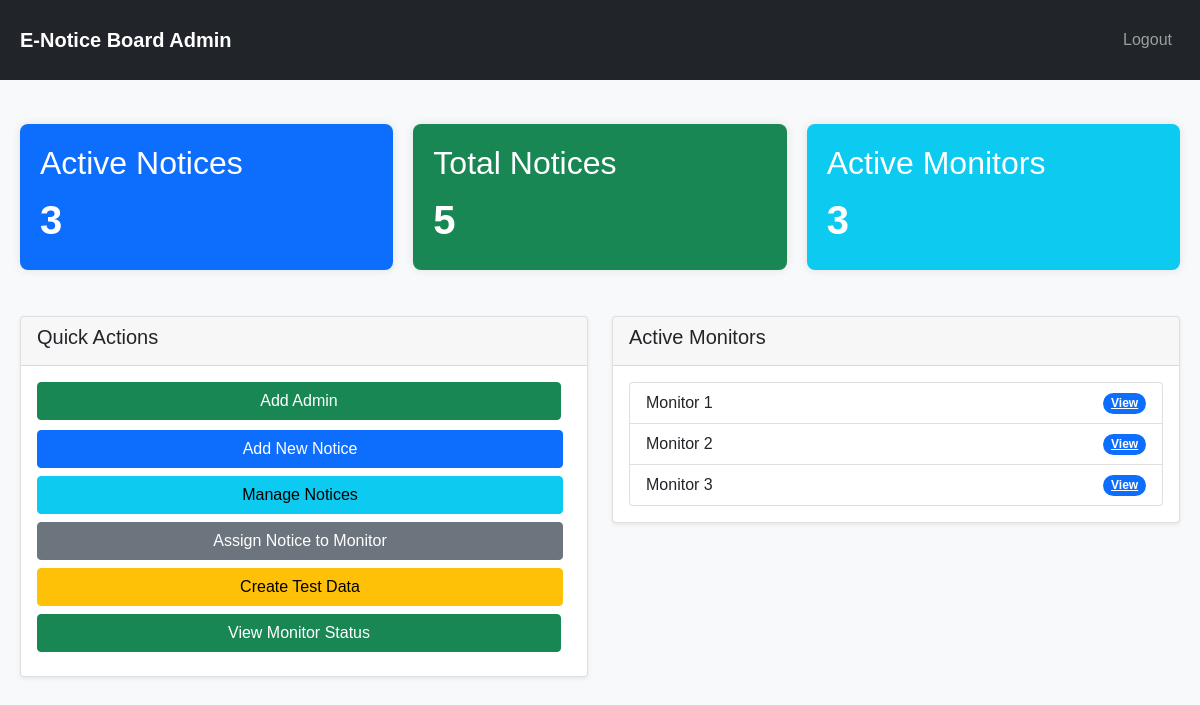
Screenshot of /admin/dashboard (signed in) with the database file from the repository.
### models/monitor_model.py (models this page shows, shortened)
class Monitor(BaseModel):
    __tablename__ = 'monitors'
    id = db.Column(db.Integer, primary_key=True, autoincrement=True)
    name = db.Column(db.String(100), nullable=False)
    location = db.Column(db.String(200))
    screen_size = db.Column(db.String(50))  # e.g., "1920x1080"
    is_active = db.Column(db.Boolean, default=True)
    created_at = db.Column(db.DateTime, default=datetime.utcnow, nullable=False)
    updated_at = db.Column(
        db.DateTime,
        default=datetime.utcnow,
        onupdate=datetime.utcnow,
        nullable=False
    )
    assignments = db.relationship(
        "Assignment",
        back_populates="monitor",
        cascade="all, delete-orphan"
    )

### routes/admin_routes.py (the view)
@admin_bp.route('/dashboard')
@login_required
def dashboard():
    check_and_deactivate_expired_notices()
    active_notices = Notice.query.filter_by(is_active=True, is_deleted=False).count()
    total_notices = Notice.query.filter_by(is_deleted=False).count()
    blocked_notices = Notice.query.filter_by(is_active=False, is_deleted=False).count()
    total_monitors = Monitor.query.count()
    active_monitors_count = Monitor.query.filter_by(is_active=True).count()
    blocked_monitors_count = Monitor.query.filter_by(is_active=False).count()
    active_monitors_list = Monitor.query.filter_by(is_active=True).all()
    return render_template(
        'admin/dashboard.html',
        active_notices=active_notices,
        total_notices=total_notices,
        blocked_notices=blocked_notices,
        total_monitors=total_monitors,
        active_monitors_count=active_monitors_count,
        blocked_monitors_count=blocked_monitors_count,
        monitors=active_monitors_list   # <-- pass the list
    )

### routes/admin_routes.py (called while the page is built)
def login_required(f):
    @wraps(f)
    def decorated_function(*args, **kwargs):
        if 'admin_id' not in session:
            flash('Please log in to access this page.', 'warning')
            return redirect(url_for('admin.login'))
        return f(*args, **kwargs)
    return decorated_function

@admin_bp.after_request
def add_header(response):
    response.headers["Cache-Control"] = "no-cache, no-store, must-revalidate"
    response.headers["Pragma"] = "no-cache"
    response.headers["Expires"] = "0"
    return response

### utils/scheduler.py (called while the page is built)
def check_and_deactivate_expired_notices():
    try:
        now = datetime.now(pytz.UTC)
        expired_notices = Notice.query.filter(
            Notice.end_time.isnot(None),
            Notice.end_time < now,
            Notice.is_active == True
        ).all()
        if expired_notices:
            for notice in expired_notices:
                notice.is_active = False
                print(f"Deactivated expired notice: {notice.title} (End time: {notice.end_time})")
            db.session.commit()
            print(f"Deactivated {len(expired_notices)} expired notices at {now}")
        return len(expired_notices)
    except Exception as e:
        print(f"Error checking expired notices: {e}")
        return 0

### templates/admin/dashboard.html (shortened to what this page needs)
<!DOCTYPE html>
<html lang="en">
<head>
    <link href="https://cdn.jsdelivr.net/npm/bootstrap@5.1.3/dist/css/bootstrap.min.css" rel="stylesheet">
    <link rel="stylesheet" href="{{ url_for('static', filename='css/style.css') }}">
</head>
<body>
    <nav class="navbar navbar-expand-lg navbar-dark bg-dark">
            <a class="navbar-brand" href="#">E-Notice Board Admin</a>
            <div class="navbar-nav ms-auto">
                <a class="nav-link" href="{{ url_for('admin.logout') }}">Logout</a>
            </div>
    </nav>
    <div class="container mt-4">
        <div class="Status">
            <div class="status-card text-white bg-primary mb-3">
                <h2 class="card-title">
                    Active Notices
                </h2>
                <p class="card-text">{{ active_monitors_count }}</p>
            </div>
            <div class="status-card text-white bg-success mb-3">
                <h2 class="card-title">Total Notices</h2>
                <p class="card-text">{{ total_notices }}</p>
            </div>
            <div class="status-card text-white bg-info mb-3">
                <h2 class="card-title">Active Monitors</h2>
                <p class="card-text">{{ monitors|length }}</p>
            </div>
        </div>
        <div class="row mt-4">
            <div class="col-md-6">
                <div class="card">
                    <div class="card-header">
                        <h5>Quick Actions</h5>
                    </div>
                    <div class="card-body">
                        <a href="{{ url_for('admin.add_admin') }}" class="btn btn-success">
                             Add Admin
                        </a>
                        <a href="{{ url_for('admin.add_notice') }}" class="btn btn-primary me-2 mb-2">Add New Notice</a>
                        <a href="{{ url_for('admin.list_notices') }}" class="btn btn-info me-2 mb-2">Manage Notices</a>
                        <a href="{{ url_for('admin.assign_notice') }}" class="btn btn-secondary me-2 mb-2">Assign Notice
                            to Monitor</a>
                        <a href="{{ url_for('admin.create_test_data') }}" class="btn btn-warning me-2 mb-2">Create Test
                            Data</a>
                        <a href="{{ url_for('monitor.monitor_status') }}" class="btn btn-success mb-2">View Monitor
                            Status</a>
                    </div>
                </div>
            </div>
            <div class="col-md-6">
                <div class="card">
                    <div class="card-header">
                        <h5>Active Monitors</h5>
                    </div>
                    <div class="card-body">
                        {% if monitors %}
                        <ul class="list-group">
                            {% for monitor in monitors %}
                            <li class="list-group-item d-flex justify-content-between align-items-center">
                                {{ monitor.name }}
                                <span class="badge bg-primary rounded-pill">
                                    <a href="{{ url_for('monitor.display', monitor_id=monitor.id) }}" target="_blank"
                                        class="text-white">View</a>
                                </span>
                            </li>
                            {% endfor %}
                        </ul>
                        {% else %}
                        <p>No active monitors found.</p>
                        {% endif %}
                    </div>
                </div>
            </div>
        </div>
    </div>
</body>
</html>

### static/css/style.css (style rules this page uses)
body { background-color: #f8f9fa; }
.card { box-shadow: 0 0.125rem 0.25rem rgba(0, 0, 0, 0.075); }
.navbar-brand { font-weight: bold; }
.btn { border-radius: 0.25rem; }

### templates/admin/dashboard.html (style rules this page uses)
body { font-family: Arial, sans-serif; }
.navbar { padding: 20px; }
.container { max-width: 1200px; margin: auto; padding: 20px; }
.row { display: flex; margin-bottom: 20px; }
.Status { display: flex; justify-content: space-between; gap: 20px; margin-bottom: 30px; }
.status-card { flex: 1; padding: 20px; border-radius: 8px; box-shadow: 0 0 10px rgba(0, 0, 0, 0.1); }
.card-text { font-size: 2.5rem; font-weight: bold; }
.card { display: flex; }
.btn { margin-right: 10px; margin-bottom: 10px; }
.card-body { display: grid; }

### rows the page displays
Monitor: name "Monitor 1"
Monitor: name "Monitor 2"
Monitor: name "Monitor 3"

### other values shown
{{ active_monitors_count }} "3"
{{ total_notices }} "5"
{{ monitors|length }} "3"
